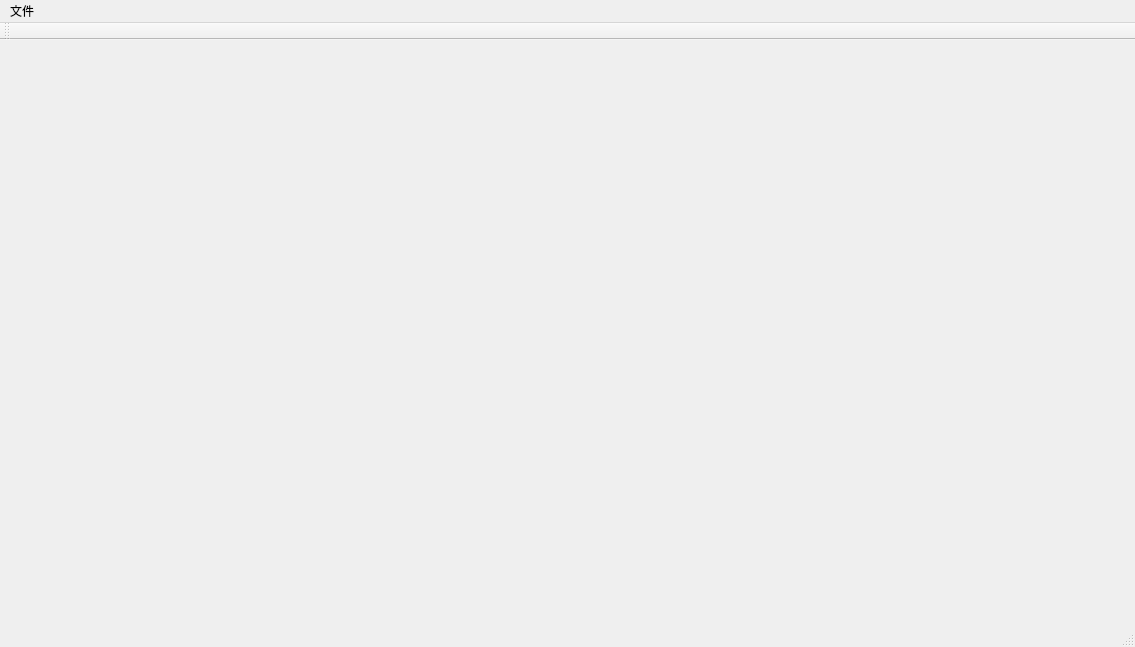
<?xml version="1.0" encoding="UTF-8"?>
<ui version="4.0">
 <class>PotatoEarthGUIClass</class>
 <widget class="QMainWindow" name="PotatoEarthGUIClass">
  <property name="geometry">
   <rect>
    <x>0</x>
    <y>0</y>
    <width>1135</width>
    <height>647</height>
   </rect>
  </property>
  <property name="windowTitle">
   <string>PotatoEarthGUI</string>
  </property>
  <widget class="QWidget" name="centralWidget">
   <property name="enabled">
    <bool>true</bool>
   </property>
   <layout class="QHBoxLayout" name="horizontalLayout_2">
    <property name="leftMargin">
     <number>4</number>
    </property>
    <property name="topMargin">
     <number>0</number>
    </property>
    <property name="rightMargin">
     <number>4</number>
    </property>
    <property name="bottomMargin">
     <number>0</number>
    </property>
    <item>
     <layout class="QHBoxLayout" name="horizontalLayout">
      <property name="spacing">
       <number>0</number>
      </property>
      <property name="sizeConstraint">
       <enum>QLayout::SetFixedSize</enum>
      </property>
      <property name="topMargin">
       <number>0</number>
      </property>
     </layout>
    </item>
   </layout>
  </widget>
  <widget class="QMenuBar" name="menuBar">
   <property name="geometry">
    <rect>
     <x>0</x>
     <y>0</y>
     <width>1135</width>
     <height>22</height>
    </rect>
   </property>
   <widget class="QMenu" name="menuFile">
    <property name="title">
     <string>文件</string>
    </property>
    <addaction name="action_2"/>
    <addaction name="action_3"/>
   </widget>
   <addaction name="menuFile"/>
  </widget>
  <widget class="QToolBar" name="mainToolBar">
   <attribute name="toolBarArea">
    <enum>TopToolBarArea</enum>
   </attribute>
   <attribute name="toolBarBreak">
    <bool>false</bool>
   </attribute>
  </widget>
  <widget class="QStatusBar" name="statusBar"/>
  <action name="action">
   <property name="text">
    <string>使用</string>
   </property>
  </action>
  <action name="action_2">
   <property name="text">
    <string>新建</string>
   </property>
  </action>
  <action name="action_3">
   <property name="text">
    <string>删除</string>
   </property>
  </action>
 </widget>
 <layoutdefault spacing="6" margin="11"/>
 <resources>
  <include location="PotatoEarthGUI.qrc"/>
 </resources>
 <connections/>
</ui>
